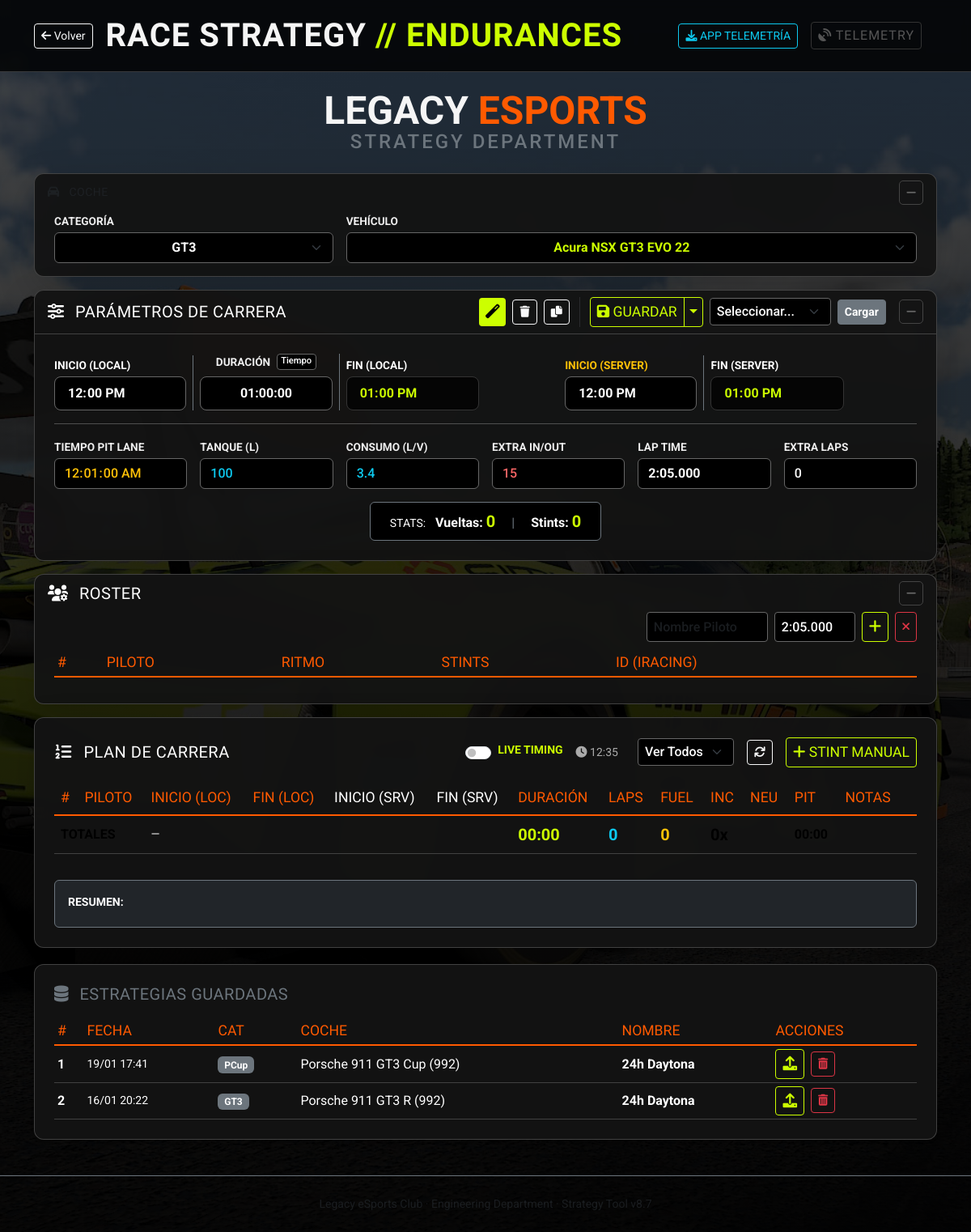
Page /estrategia (signed in) on the committed database.
### app.py (models this page shows)
class Strategy(db.Model):
    id = db.Column(db.Integer, primary_key=True)
    name = db.Column(db.String(120), nullable=False)
    car_class = db.Column(db.String(50), nullable=False)
    car_name = db.Column(db.String(120), nullable=False)
    created_at = db.Column(db.DateTime, default=datetime.utcnow)
    payload = db.Column(db.Text, nullable=False)
    user_id = db.Column(db.Integer, db.ForeignKey('user.id'), nullable=True)
    team_id = db.Column(db.Integer, db.ForeignKey('team.id'), nullable=True)
    is_shared = db.Column(db.Boolean, default=False)

### app.py (the view)
@app.route("/estrategia")
@login_required
def estrategia():
    cars_by_cat = {}
    for c in Car.query.order_by(Car.category, Car.name).all():
        if c.category not in cars_by_cat: cars_by_cat[c.category] = []
        cars_by_cat[c.category].append(c.name)
    query = Strategy.query.filter((Strategy.user_id == current_user.id) | ((Strategy.team_id == current_user.team_id) & (Strategy.is_shared == True)))
    return render_template("race_strategy.html", car_categories=cars_by_cat, strategies=query.order_by(Strategy.created_at.desc()).all(), drivers_db=Driver.query.all())

### app.py (called while the page is built)
@login_manager.user_loader
def load_user(user_id): return User.query.get(int(user_id))

### templates/race_strategy.html (shortened to what this page needs)
<!doctype html>
<html lang="es">
<head>
  <link href="https://cdn.jsdelivr.net/npm/bootstrap@5.3.3/dist/css/bootstrap.min.css" rel="stylesheet">
  <link href="https://cdnjs.cloudflare.com/ajax/libs/font-awesome/6.0.0/css/all.min.css" rel="stylesheet">
</head>
<body>
  <header class="hero">
    <div class="container">
      <div class="d-flex flex-wrap justify-content-between align-items-center gap-3">
        <div class="d-flex align-items-center gap-3">
            <a href="{{ url_for('index') }}" class="btn btn-sm btn-outline-light"><i class="fas fa-arrow-left"></i> Volver</a>
            <div><h1 class="h3 mb-0">RACE STRATEGY <span style="color:var(--lec-lime)">// ENDURANCES</span></h1></div>
        </div>
        <div class="d-flex align-items-center">
            <button class="btn btn-sm btn-outline-info me-3" data-bs-toggle="modal" data-bs-target="#bridgeModal">
                <i class="fas fa-download"></i> APP TELEMETRÍA
            </button>
            <div id="telemetryStatus" class="telemetry-badge"><i class="fas fa-satellite-dish"></i> TELEMETRY</div>
        </div>
      </div>
    </div>
  </header>
  <main class="py-4">
    <div class="container">
      <div class="text-center mb-4">
        <h2 class="fw-bold mb-0" style="font-size: 3rem; line-height: 1;">LEGACY <span style="color:var(--lec-orange)">ESPORTS</span></h2>
        <h4 class="text-secondary" style="letter-spacing: 3px;">STRATEGY DEPARTMENT</h4>
      </div>
      <div class="card shadow-lg mb-3">
          <div class="card-header bg-transparent border-0 d-flex justify-content-between align-items-center py-2 px-3">
              <h5 class="m-0 small text-muted"><i class="fas fa-car me-2"></i> COCHE</h5>
              <button class="btn btn-sm btn-minimize" type="button" data-bs-toggle="collapse" data-bs-target="#collapseCar"><i class="fas fa-minus"></i></button>
          </div>
          <div id="collapseCar" class="collapse show">
              <div class="card-body pt-0 px-4 pb-3">
                  <div class="row g-3">
                    <div class="col-md-4">
                      <label>Categoría</label>
                      <select id="carClass" class="form-select text-center fw-bold">
                        {% for cat, cars in car_categories.items() %}<option value="{{ cat }}">{{ cat }}</option>{% endfor %}
                      </select>
                    </div>
                    <div class="col-md-8">
                      <label>Vehículo</label>
                      <select id="carName" class="form-select text-center fw-bold" style="color: var(--lec-lime) !important;">
                        {% for cat, cars in car_categories.items() %}
                          {% for car in cars %}<option value="{{ car }}" data-class="{{ cat }}">{{ car }}</option>{% endfor %}
                        {% endfor %}
                      </select>
                    </div>
                  </div>
              </div>
          </div>
      </div>
      <div class="card shadow-lg mb-3">
        <div class="card-header bg-transparent border-0 d-flex justify-content-between align-items-center py-2 px-3" style="border-bottom: 1px solid var(--border) !important;">
          <h5 class="m-0"><i class="fas fa-sliders-h me-2"></i> Parámetros de Carrera</h5>
          <div class="d-flex align-items-center gap-2">
              <div class="d-flex flex-wrap gap-2 align-items-center">
                <button class="btn btn-accent btn-sm" id="btnGenerateFull" title="Generar Horario Completo"><i class="fas fa-magic"></i></button>
                <button class="btn btn-outline-light btn-sm" id="btnClearRelays" title="Limpiar Tabla"><i class="fas fa-trash"></i></button>
                <button class="btn btn-outline-light btn-sm" id="btnCopyRelay" title="Copiar al Portapapeles"><i class="fas fa-copy"></i></button>
                <div class="btn-group btn-group-sm">
                    <button id="btnSaveStrategy" class="btn btn-outline-accent"><i class="fas fa-save"></i> <span id="saveBtnText">Guardar</span></button>
                    <button type="button" class="btn btn-outline-accent dropdown-toggle dropdown-toggle-split" data-bs-toggle="dropdown" aria-expanded="false"><span class="visually-hidden">Toggle</span></button>
                </div>
                <select id="savedStrategies" class="form-select form-select-sm d-inline-block w-auto" style="max-width: 150px;">
                  <option value="">Seleccionar...</option>
                </select>
                <button id="btnLoadStrategy" class="btn btn-sm btn-secondary fw-bold">Cargar</button>
              </div>
              <button class="btn btn-sm btn-minimize ms-2" type="button" data-bs-toggle="collapse" data-bs-target="#collapseParams"><i class="fas fa-minus"></i></button>
          </div>
        </div>
        <div id="collapseParams" class="collapse show">
            <div class="card-body p-4">
                <div class="row g-3 align-items-end mb-3">
                  <div class="col-lg-2 col-6 border-end border-secondary">
                    <label class="text-white">Inicio (Local)</label>
                    <input id="raceStartLocal" type="time" class="form-control form-control-lg fw-bold" value="12:00">
                  </div>
                  <div class="col-lg-2 col-6 border-end border-secondary">
                    <div class="d-flex justify-content-center gap-2 mb-1">
                        <label>Duración</label>
                        <select id="raceDurationMode" class="form-select form-select-sm py-0 px-1" style="width:auto; height: 20px; font-size: 0.7rem;">
                          <option value="time" selected>Tiempo</option>
                        </select>
                    </div>
                    <input id="raceDuration" type="text" class="form-control form-control-lg fw-bold text-center" value="01:00:00" placeholder="hh:mm:ss">
                  </div>
                  <div class="col-lg-2 col-6">
                    <label class="text-white">Fin (Local)</label>
                    <input id="raceEndLocal" type="time" class="form-control form-control-lg" value="13:00" readonly>
                  </div>
                  <div class="col-lg-2 col-6 border-end border-secondary">
                    <label class="text-warning">Inicio (Server)</label>
                    <input id="raceStartServer" type="time" class="form-control form-control-lg fw-bold" value="12:00">
                  </div>
                  <div class="col-lg-2 col-6">
                    <label class="text-white">Fin (Server)</label>
                    <input id="raceEndServer" type="time" class="form-control form-control-lg" value="13:00" readonly>
                  </div>
                </div>
                <hr>
                <div class="row g-3 align-items-end">
                  <div class="col-md-2"><label>Tiempo Pit Lane</label><input id="pitService" type="time" step="1" class="form-control text-warning" value="00:01:00" title="Tiempo total pit"></div>
                  <div class="col-md-2"><label>Tanque (L)</label><input id="tankSize" type="number" class="form-control text-info" style="color:#0dcaf0!important;" value="100"></div>
                  <div class="col-md-2"><label>Consumo (L/v)</label><input id="consLap" type="number" step="0.01" class="form-control text-info" style="color:#0dcaf0!important;" value="3.4"></div>
                  <div class="col-md-2"><label>Extra In/Out</label><input id="pitLossTime" type="number" class="form-control text-danger" style="color:#ff6666 !important;" value="15" placeholder="Segundos"></div>
                  <div class="col-md-2"><label>Lap Time</label><input id="lapTimeGlobal" type="text" class="form-control fw-bold" value="2:05.000"></div>
                  <div class="col-md-2"><label>Extra Laps</label><input id="extraLaps" type="number" class="form-control" value="0"></div>
                </div>
                <div class="row mt-3">
                  <div class="col text-center">
                    <div class="d-inline-block px-4 py-2 border rounded border-secondary bg-black">
                        <span class="text-white small text-uppercase me-2">STATS:</span>
                        <span class="fw-bold text-white">Vueltas: <span id="statTotalLaps" class="fs-5" style="color:var(--lec-lime)!important;">0</span></span>
                        <span class="mx-3 text-secondary">|</span>
                        <span class="fw-bold text-white">Stints: <span id="statStints" class="fs-5" style="color:var(--lec-lime)!important;">0</span></span>
                    </div>
                  </div>
                </div>
            </div>
        </div>
      </div>
      <div class="card shadow-lg mb-3">
        <div class="card-header bg-transparent border-0 d-flex justify-content-between align-items-center py-2 px-3">
          <h5 class="m-0"><i class="fas fa-users-cog me-2"></i> Roster</h5>
          <button class="btn btn-sm btn-minimize" type="button" data-bs-toggle="collapse" data-bs-target="#collapseRoster"><i class="fas fa-minus"></i></button>
        </div>
        <div id="collapseRoster" class="collapse show">
            <div class="card-body pt-0 px-4 pb-3">
                <div class="d-flex gap-2 mb-2 justify-content-end">
                    <input list="pilotList" id="pilotNameInput" class="form-control form-control-sm" placeholder="Nombre Piloto" style="width: 150px;">
                    <input id="pilotLapInput" type="text" class="form-control form-control-sm" value="2:05.000" style="width: 100px;">
                    <button class="btn btn-sm btn-outline-accent" id="btnAddPilot"><i class="fas fa-plus"></i></button>
                    <button class="btn btn-sm btn-outline-danger" id="btnClearPilots"><i class="fas fa-times"></i></button>
                </div>
                <div class="table-responsive">
                  <table class="table table-sm align-middle" id="tblPilots">
                    <thead><tr><th>#</th><th>Piloto</th><th>Ritmo</th><th>Stints</th><th>ID (iRacing)</th><th></th></tr></thead>
                  </table>
                </div>
            </div>
        </div>
      </div>
      <div class="card shadow-lg p-4" id="planCarreraCard">
        <div class="d-flex justify-content-between align-items-center mb-3">
          <h5 class="m-0 text-white"><i class="fas fa-list-ol me-2"></i> Plan de Carrera</h5>
          <div class="d-flex gap-3 align-items-center">
            <div class="form-check form-switch d-flex align-items-center gap-2">
                <input class="form-check-input" type="checkbox" id="liveModeSwitch" style="cursor:pointer;">
                <label class="form-check-label text-uppercase small fw-bold" for="liveModeSwitch" style="color:var(--lec-lime); cursor:pointer;">Live Timing</label>
            </div>
            <div class="text-end small me-2" style="color:#aaa;"><i class="fas fa-clock"></i> <span id="liveClock">--:--</span></div>
            <select id="pilotFilter" class="form-select form-select-sm" style="width:auto;"><option value="__all__">Ver Todos</option></select>
            <button class="btn btn-sm btn-outline-light" id="btnRefreshPilots"><i class="fas fa-sync"></i></button>
            <button class="btn btn-sm btn-outline-accent" id="btnAddRelay"><i class="fas fa-plus"></i> Stint Manual</button>
          </div>
        </div>
        <div class="table-responsive">
          <table class="table table-hover align-middle" id="tblRelay" style="overflow: visible;">
            <thead>
              <tr><th>#</th><th>Piloto</th><th>Inicio (Loc)</th><th>Fin (Loc)</th><th class="text-white">Inicio (Srv)</th><th class="text-white">Fin (Srv)</th><th>Duración</th><th>Laps</th><th>Fuel</th><th>INC</th><th>NEU</th><th>Pit</th><th>Notas</th><th></th></tr>
            </thead>
            <tfoot style="border-top: 2px solid var(--lec-orange);">
              <tr class="fw-bold text-white">
                <td colspan="2">TOTALES</td>
                <td colspan="4" id="ftDrivers" class="text-white small fw-normal">—</td>
                <td id="ftRelayDur" class="fs-5 text-lime">00:00</td>
                <td id="ftRelayLaps" class="fs-5 text-info">0</td>
                <td id="ftRelayFuel" class="fs-5 text-warning">0</td>
                <td id="ftRelayInc" class="fs-5 text-danger-glow">0x</td>
                <td></td>
                <td id="ftRelayPit">00:00</td>
                <td colspan="2"></td>
              </tr>
            </tfoot>
          </table>
        </div>
        <div class="mt-3 p-3 rounded bg-dark border border-secondary">
            <span class="text-white text-uppercase small d-block mb-1 fw-bold">Resumen:</span>
        </div>
      </div>
      <div class="card shadow-sm p-4">
        <h5 class="mb-3 text-secondary"><i class="fas fa-database me-2"></i> Estrategias Guardadas</h5>
        <div class="table-responsive">
          <table class="table table-sm align-middle mb-0" id="tblStrategies">
            <thead><tr><th>#</th><th>Fecha</th><th>Cat</th><th>Coche</th><th>Nombre</th><th>Acciones</th></tr></thead>
            <tbody>
              {% if strategies %}
                {% for s in strategies %}
                  <tr data-id="{{ s.id }}">
                    <td class="text-white fw-bold">{{ loop.index }}</td>
                    <td class="text-white small">{{ s.created_at.strftime('%d/%m %H:%M') }}</td>
                    <td><span class="badge bg-secondary text-white">{{ s.car_class }}</span></td>
                    <td class="text-white">{{ s.car_name }}</td>
                    <td class="text-start fw-bold text-white">{{ s.name }}</td>
                    <td>
                      <button class="btn btn-sm btn-outline-accent btn-strategy-load"><i class="fas fa-upload"></i></button>
                      <button class="btn btn-sm btn-outline-danger btn-strategy-delete ms-1"><i class="fas fa-trash-alt"></i></button>
                    </td>
                  </tr>
                {% endfor %}
              {% else %}<tr><td colspan="6" class="text-center text-white py-3">No hay estrategias guardadas.</td></tr>{% endif %}
            </tbody>
          </table>
        </div>
      </div>
    </div>
  </main>
  <footer class="py-4 text-center text-muted small border-top border-secondary">Legacy eSports Club · Engineering Department · Strategy Tool v8.7</footer>
</body>
</html>

### rows in the picture
Strategy: created_at "19/01 17:41", car_class "PCup", car_name "Porsche 911 GT3 Cup (992)", name "24h Daytona"
Strategy: created_at "16/01 20:22", car_class "GT3", car_name "Porsche 911 GT3 R (992)", name "24h Daytona"

### other values in the picture
form field value "GT3"
form field value "Acura NSX GT3 EVO 22"
